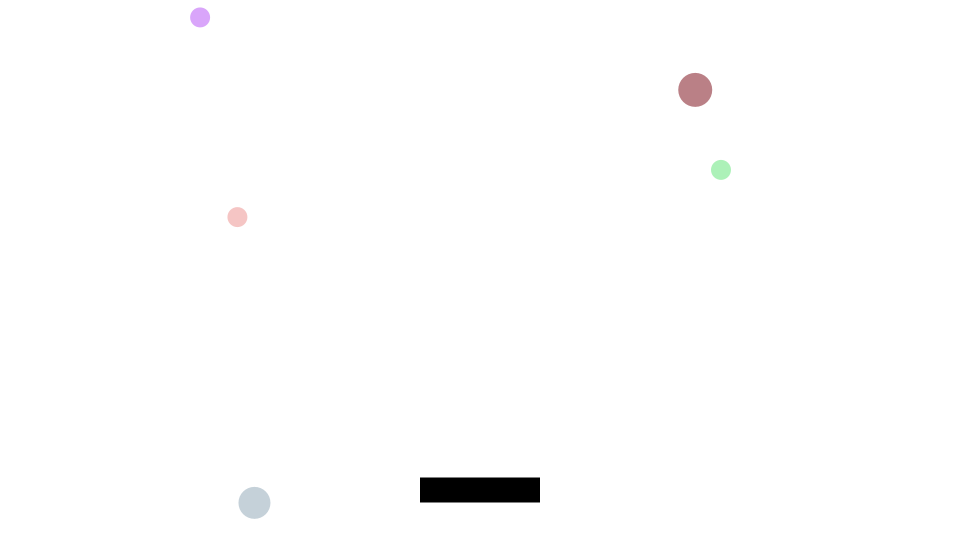
Frame 1 (no input)
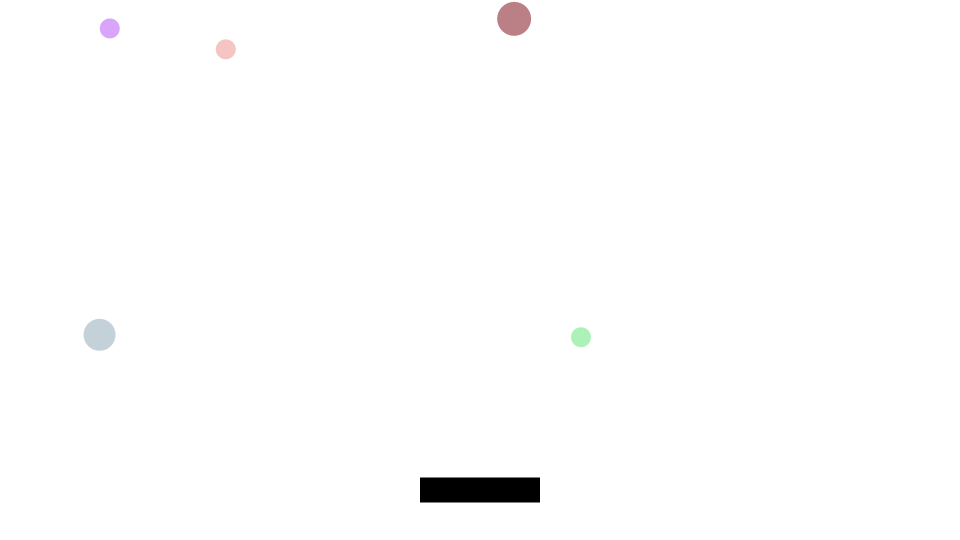
Frame 60 (the mouse pressed at the canvas centre just before this capture)
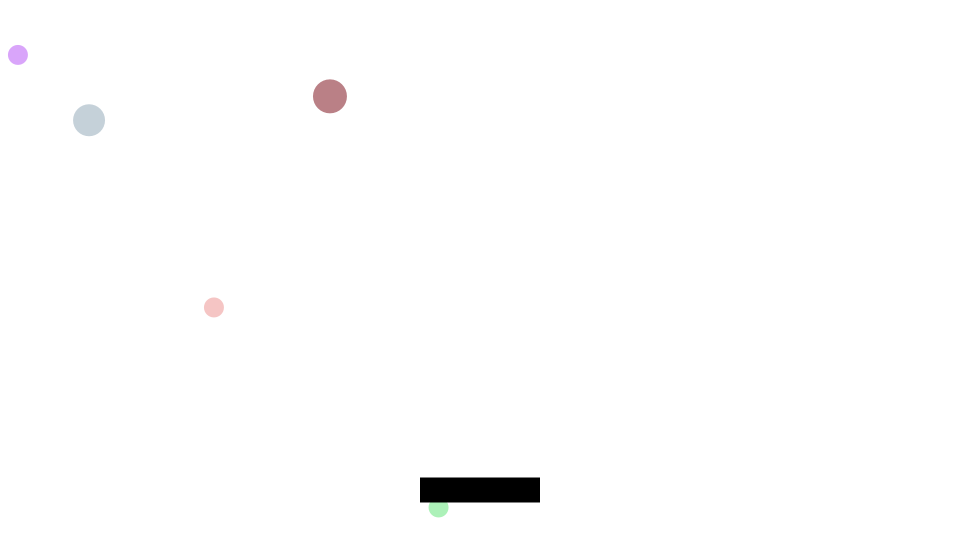
Frame 120 (the mouse held since frame 60 and released just before this capture)

The Processing sketch that drew these frames (run headless with seeded random() and noise(); from frame 60 on, the mouse is pressed at the canvas centre):

// Processing sketch: sketch01
// ── sketch01.pde
int numBalls = 5; // ボールの数
float[] x = new float[numBalls];  // x座標の配列
float[] y = new float[numBalls];  // y座標の配列
float[] vx = new float[numBalls]; // x軸方向の速度の配列
float[] vy = new float[numBalls]; // y軸方向の速度の配列
int[] radius = new int[numBalls]; // 半径の配列
color[] c = new color[numBalls];  // 色の配列

// ラケットの情報
int racketX, racketY; // 位置
int racketVx;         // 速度
int racketW, racketH; // 横幅と高さ
color racketC;        // 色

void setup() {
  size(960, 540);
  // ボール初期値を設定
  for (int i = 0; i < numBalls; i++) {
    radius[i] = (int)random(10, 20);
    x[i] = random(radius[i], width-radius[i]);
    y[i] = random(radius[i], height-radius[i]);
    vx[i] = random(-5, 5);
    vy[i] = random(-5, 5);
    c[i] = color(random(255), random(255), random(255), random(255));
  }
  // ラケットの初期値を設定
  racketX = width/2;
  racketY = height-50;
  racketVx = 5;
  racketW = 120;
  racketH = 25;
  racketC = color(0);
}

void draw() {
  background(255);

  for (int i = 0; i < numBalls; i++) {
    // ボールの位置を更新
    x[i] += vx[i];
    y[i] += vy[i];
    // 左右の壁との当たり判定
    if (x[i]-radius[i] <= 0 || x[i]+radius[i] >= width) {
      vx[i] *= -1;
    }
    // 上下の壁との当たり判定
    if (y[i]-radius[i] <= 0 || y[i]+radius[i] >= height) {
      vy[i] *= -1;
    }
    // ボールを描画
    noStroke();
    fill(c[i]);
    ellipse(x[i], y[i], 2*radius[i], 2*radius[i]);
  }

  // ラケットを描画
  fill(racketC);
  rectMode(CENTER);
  rect(racketX, racketY, racketW, racketH);
}
